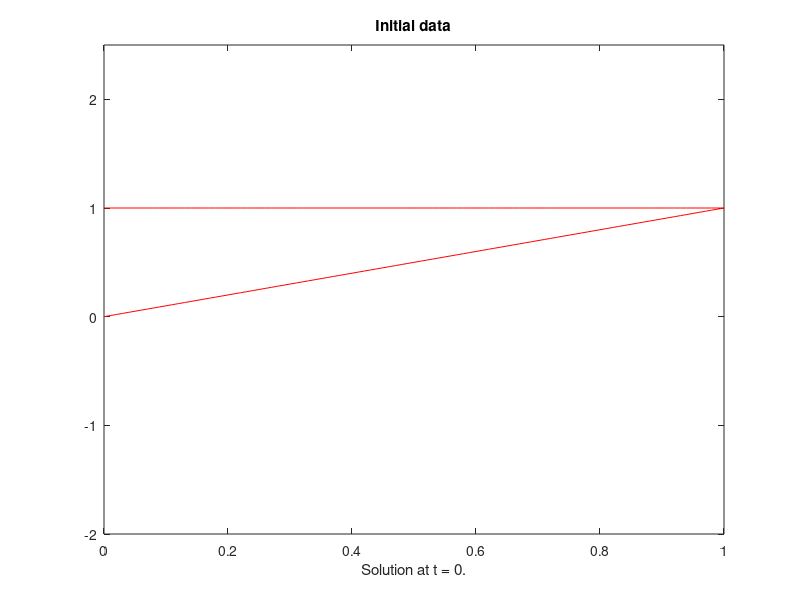

MATLAB code to generate this figure: (Note: this script raises an error after producing the figure.)
function Strikwerda
% Exercises 1.2.3 and 1.2.4 of J.C. Strikwerda, Finite Difference Schemes 
% and Partial Differential Equations, 2nd ed., SIAM, Philadelphia, 2004
% provide the analytical solution of a system of two equations that has a 
% discontinuity because of incompatible initial and boundary data.  There 
% is a Dirichlet boundary condition on one component at each end of the 
% interval.

global A
A = [0 1; 1 0];

meth = menu('Specify the method','LxF','LxW','SLxW','NT');
switch meth
    case 1
        method = 'LxF';
    case 2
       method = 'LxW';
    case 3
        method = 'SLxW';
    case 4
        method = 'NT';
end
if meth == 4
    form = 3;
else
    form = menu('Specify the form of the PDEs','1','2','3');
end
switch form
    case 1
        pdefun = @pdes;
    case 2
        source = [0; 0];
        pdefun = {@flux,source};
    case 3
        pdefun = @cl;
end

t = 0;
dx = 0.01;
x = 0:dx:1;
u = ones(2,length(x));
u(1,:) = x;

close all
plot(x,u,'r')
title('Initial data');  
xlabel(['Solution at t = ',num2str(t),'.']);
axis([0,1,-2,2.5])
pause

% A constant step size is appropriate.
timestep = 0.9*dx;

sol = setup(form,pdefun,t,x,u,method,[],@bcfun);

howfar = 0.25;
for m = 1:8
    sol = hpde(sol,howfar,timestep);    
    t = sol.t;
    x = sol.x;
    u = sol.u;
    plot(x,u,'k.-',x,analytical(t,x),'r')
    title(['Computed with ',method,'. Analytical solution in red.'])
    xlabel(['Solution at t = ',num2str(t),'.']);
    axis([0,1,-2,2.5])
    pause   
end

%=========================================================================
% Subfunctions
    
    function [uL,uR] = bcfun(t,uL,uR)
        uL(1) = 0; 
        uR(1) = 0;
    % end function bcfun

    function F = pdes(t,x,u,u_x)
        global A
        F = - A*u_x;
    % end function pdes

    function F = flux(t,x,u)
        global A
        F = - A*u;
    % end function flux
    
    function F = cl(u)
        global A
        F = - A*u;
    % end function flux

    function v = analytical(t,x)
        N = length(x);
        v = zeros(2,N);
        t = min(t,2);
        for m = 1:N
            if t <= 1
                if x(m) < 1 - t
                   v(:,m) = [x(m); 1-t];
                else
                    v(:,m) = [x(m)-1; 2-t];
                end
            else 
                if x(m) < t - 1
                    v(:,m) = [x(m); 3-t];
                else
                    v(:,m) = [x(m)-1; 2-t];
                end
            end
        end
    % end function analytical
            
% end function Strikwerda